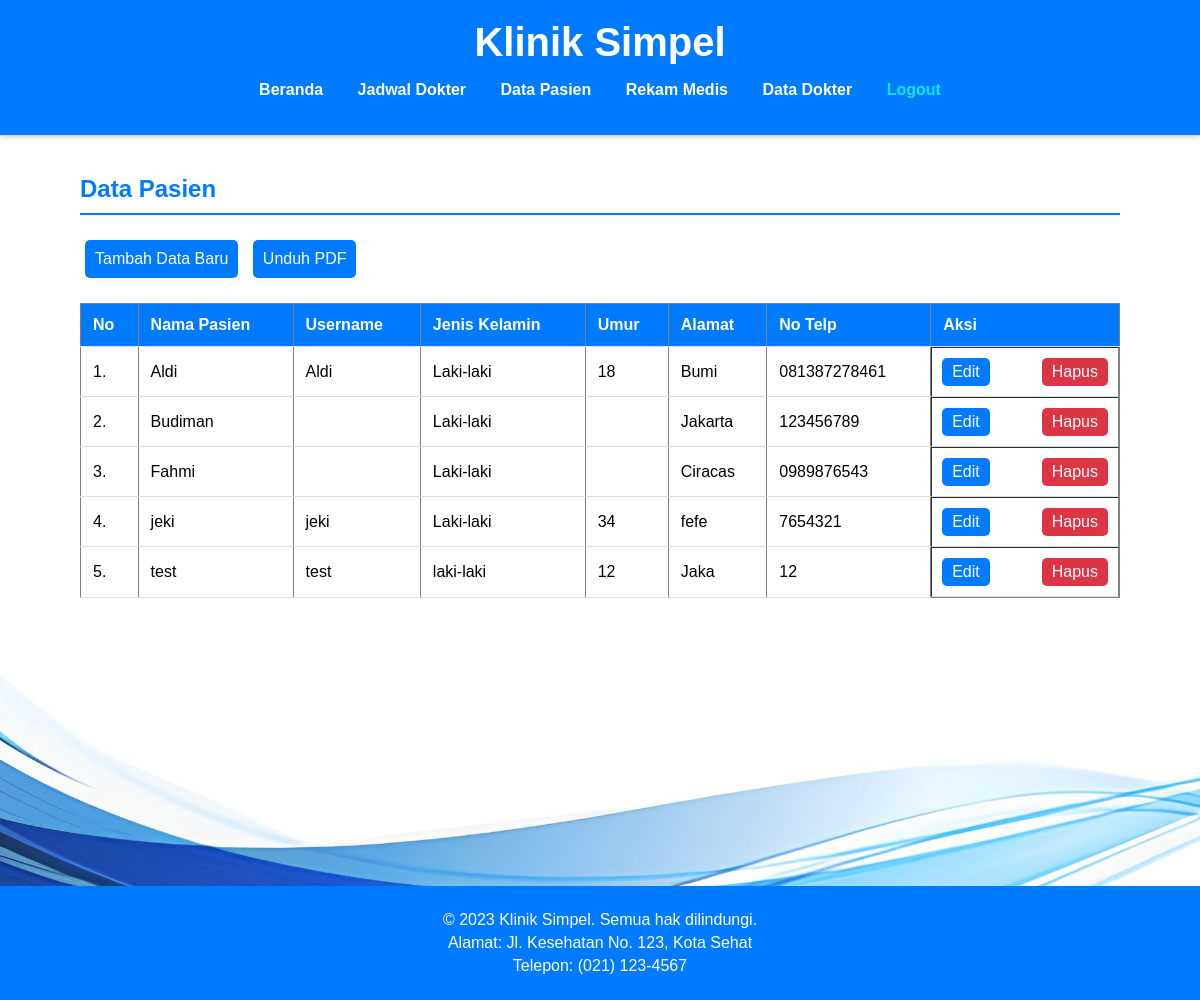
The page /pasien.php on the database as committed earlier.
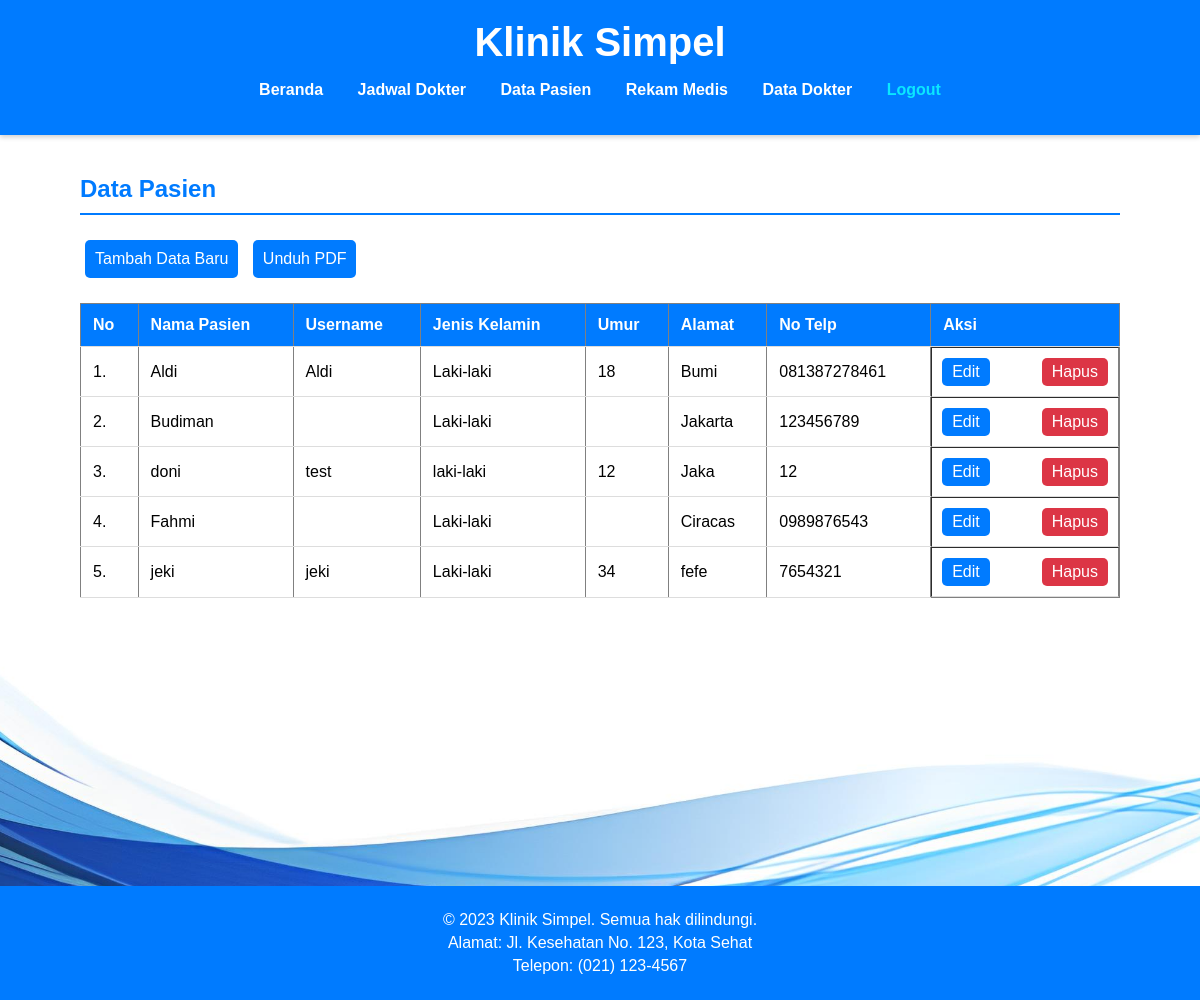
The same page on the database as committed later.
### tables this page shows
CREATE TABLE `pasien` (
  `nama_pasien` varchar(20) NOT NULL,
  `username` varchar(20) NOT NULL,
  `password` varchar(20) NOT NULL,
  `jk` varchar(20) NOT NULL,
  `umur` varchar(3) NOT NULL,
  `alamat` varchar(20) NOT NULL,
  `no_telp` varchar(20) NOT NULL,
  `hak_akses` int(1) NOT NULL
);

### pasien.php (the view, shortened to what this page needs)
<!DOCTYPE html>
<html lang="id">
<head>
    <link rel="stylesheet" href="css/styles.css">
</head>
<body>
    <header>
        <div class="container">
            <h1>Klinik Simpel</h1>
            <nav>
                <ul>
                    <li><a href="Beranda.php">Beranda</a></li>
                    <li><a href="jadwal.php">Jadwal Dokter</a></li>
                    <li><a href="pasien.php">Data Pasien</a></li>
                    <li><a href="rmedis.php">Rekam Medis</a></li>
                    <li><a href="dokter.php">Data Dokter</a></li>
                    <li><a style="text-decoration:none;color: #0ae7ff;font-weight: bold;" href="logout.php" class="logout">Logout</a></li>
                </ul>
            </nav>
        </div>
    </header>
    <main class="container">
        <h2>Data Pasien</h2>
        <div style="overflow: auto;">
            <a href="form_tambah.php" class="button">Tambah Data Baru </a>
            <a href="pdf_pasien.php" class="button">Unduh PDF </a>
            <table border="1" class="table">
                <thead>
                    <tr>
                        <th>No</th>
                        <th>Nama Pasien</th>
                        <th>Username</th>
                        <th>Jenis Kelamin</th>
                        <th>Umur</th>
                        <th>Alamat</th>
                        <th>No Telp</th>
                        <th>Aksi</th>
                    </tr>
                    <?php
                    include "koneksi.php";
                    $query = mysqli_query($koneksi, "SELECT * FROM pasien") or die(mysqli_error($koneksi));
                    $nomor = 1;
                    while ($data = mysqli_fetch_array($query)) { ?>
                        <tr>
                            <td align="center"><?php echo $nomor++; ?>.</td>
                            <td><?php echo $data['nama_pasien']; ?></td>
                            <td><?php echo $data['username']; ?></td>
                            <td><?php echo $data['jk']; ?></td>
                            <td><?php echo $data['umur']; ?></td>
                            <td><?php echo $data['alamat']; ?></td>
                            <td><?php echo $data['no_telp']; ?></td>
                            <td style=" display: flex; justify-content: space-between; align-items: center; padding: 5px; gap: 5px;">
                                 <a href="form_edit.php?nama_pasien=<?php echo $data['nama_pasien']; ?>" class="button" style="background-color: #007bff; padding: 5px 10px; text-decoration: none;">Edit</a>
                                 <a href="proses_hapus.php?nama_pasien=<?php echo $data['nama_pasien']; ?>" onclick="return confirm('Yakin hapus data?')" class="button" style="background-color: #dc3545; padding: 5px 10px; text-decoration: none;">Hapus</a>
                            </td>
                        </tr>
                    <?php
                    } ?>
            </table>
        </div>
    </main>
    <footer>
        <p>&copy; 2023 Klinik Simpel. Semua hak dilindungi.</p>
        <p>Alamat: Jl. Kesehatan No. 123, Kota Sehat</p>
        <p>Telepon: (021) 123-4567</p>
    </footer>
</body>
</html>

Rows that differ between the two databases and show on the page:
removed pasien: nama_pasien "test", username "test", jk "laki-laki", umur "12", alamat "Jaka", no_telp "12"
added pasien: nama_pasien "doni", username "test", jk "laki-laki", umur "12", alamat "Jaka", no_telp "12"
